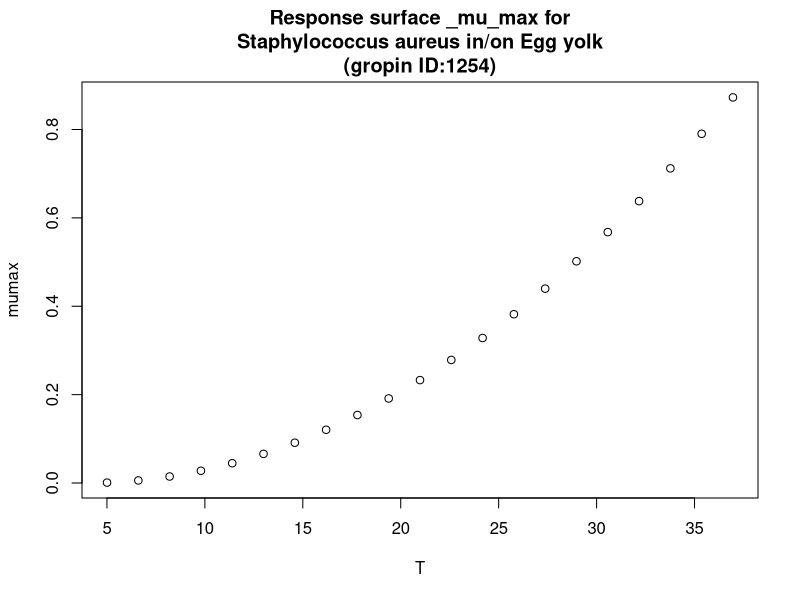

Here is the R script that generated this plot:
#############################
# start of Parameter script
#############################
T <- seq(5.005,36.963036963037,length.out=21)
#############################
# end of Parameter script
#############################
############################# 
# start of Model script Gropin ID 1254 
#############################
 
# constant coefficients for this model
 
variables <- data.frame(T)
argumentsPar <- unique.data.frame(expand.grid(variables))
 
# heart of the model
response_surface <- function(T) {
   mumax <-(0.02826*(T-3.908))^2

	return(mumax=mumax)
} 

# output parameters
responseSurface <- cbind(argumentsPar,response_surface(argumentsPar['T']))
colnames(responseSurface) <- c(colnames(argumentsPar),'mumax')
#############################
# End of Model script
#############################
############################# 
# start of Visualisation script Gropin ID 1254 
#############################
titleText <-'Response surface _mu_max for
Staphylococcus aureus in/on Egg yolk
(gropin ID:1254)'
plot(T,responseSurface$'mumax',xlab='T',
                          ylab='mumax',main=titleText)
#############################
# End of Visualisation script
#############################
